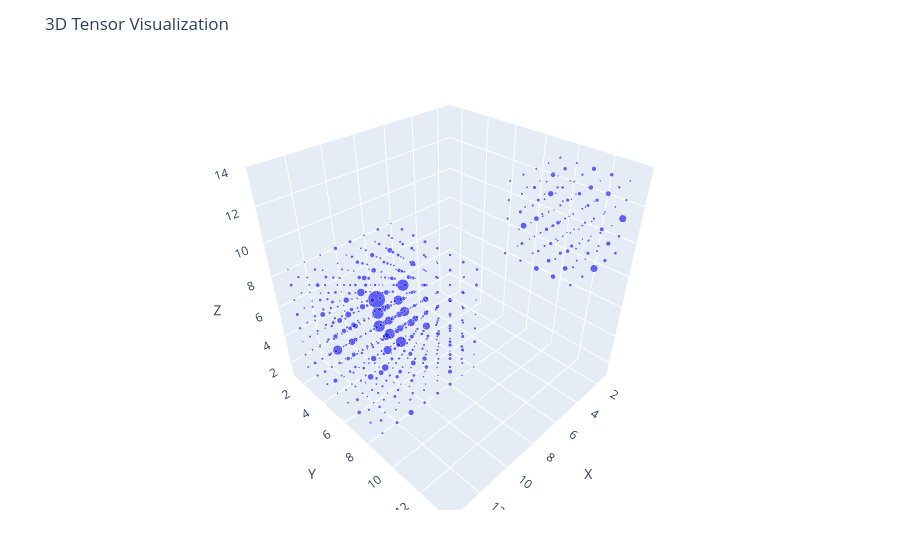

Source (notebook cell):
### Code cell
strata = toSurfaceTensor(fdaTen)
plotTensor(strata.tensor)

### Figure 1 — Plotly figure (JSON) as saved in the notebook; plotly's stock layout.template omitted (floating-point values rounded to 4 significant figures; data arrays with more than 128 entries replaced by an {"elided": "..."} marker saying what was removed)
{"data": [{"marker": {"color": "blue", "opacity": 0.6, "size": {"elided": "626 float values"}}, "mode": "markers", "type": "scatter3d", "x": {"elided": "626 int values"}, "y": {"elided": "626 int values"}, "z": {"elided": "626 int values"}}], "layout": {"margin": {"b": 50, "l": 50, "r": 50, "t": 60}, "scene": {"aspectmode": "cube", "xaxis": {"range": [1, 14], "title": "X"}, "yaxis": {"range": [1, 14], "title": "Y"}, "zaxis": {"range": [1, 14], "title": "Z"}}, "title": "3D Tensor Visualization"}}
